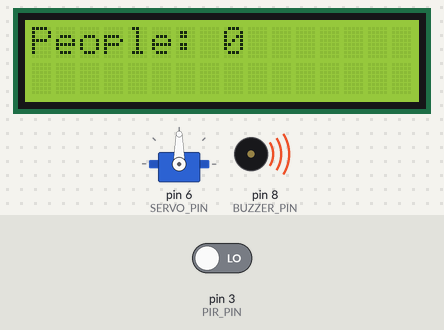
Recording of a sketch running on a simulated Arduino Uno, built with avr-gcc and run on an emulated ATmega328P. Shown: 16×2 character LCD, servo, buzzer (waves = sounding, pin HIGH). The inputs (shaded band) are chosen by the test bench; at power-on: pin 3 (PIR_PIN) LOW. What the sketch prints to the serial monitor is not drawn.

Above: at 3.2 s.
3.3 s: pin 3 (PIR_PIN) driven HIGH
At 35.8 s:
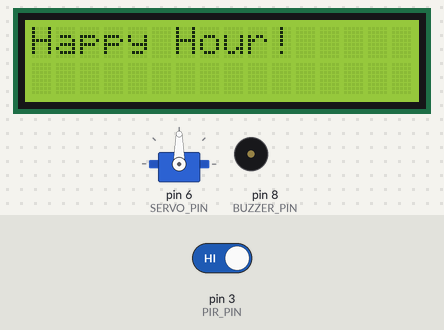
At 36.8 s:
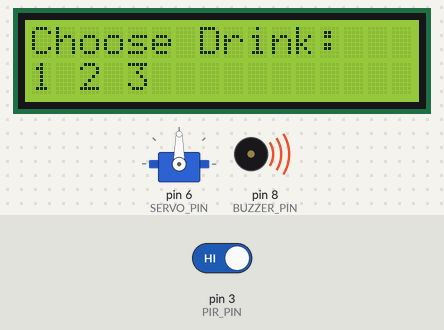
Timing chart, 0 to 37.5 s (numbered marks = the images above; inputs shaded):
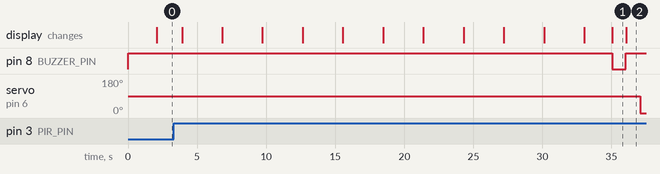

The sketch:

GROUP9__3_.ino
```cpp
#include <Wire.h>
#include <LiquidCrystal_I2C.h>
#include <Servo.h>

// Initialize the LCD with I2C address 0x27 (common for many I2C LCDs)
LiquidCrystal_I2C lcd(0x27, 16, 2);

// Initialize Servo
Servo MG995_Servo;

// Pins
#define PIR_PIN 3         // Pin for PIR sensor (motion detection)
#define BUZZER_PIN 8      // Pin for Buzzer (active buzzer connected to pin 8)
#define BUTTON1_PIN 2     // Pin for Button 1
#define BUTTON2_PIN 4     // Pin for Button 2
#define BUTTON3_PIN 5     // Pin for Button 3
#define SERVO_PIN 6       // Pin for Servo motor

// Global variables
int peopleCount = 0;           // Counter for the number of people detected
bool happyHourActive = false;  // Flag to indicate if Happy Hour is active
bool happyHourCompleted = false; // Flag to ensure Happy Hour only runs once
int pirState = 0;              // Variable to store the state of the PIR sensor

void setup() {
  pinMode(PIR_PIN, INPUT);         // Set PIR_PIN as INPUT to read sensor data
  pinMode(BUZZER_PIN, OUTPUT);     // Set BUZZER_PIN as OUTPUT to control buzzer
  digitalWrite(BUZZER_PIN, HIGH); // Make sure buzzer is off initially (HIGH turns off active buzzer)

  pinMode(BUTTON1_PIN, INPUT_PULLUP); // Set Button pins as input with pull-up resistors
  pinMode(BUTTON2_PIN, INPUT_PULLUP);
  pinMode(BUTTON3_PIN, INPUT_PULLUP);

  // Initialize the LCD display
  lcd.init();          // Initialize the LCD
  lcd.backlight();     // Turn on the backlight of the LCD
  lcd.print("System Ready"); // Display "System Ready"
  delay(2000);         // Wait for 2 seconds
  lcd.clear();         // Clear the LCD display

  // Start Serial Monitor for debugging
  Serial.begin(9600);

  // Initialize the Servo motor
  MG995_Servo.attach(SERVO_PIN); // Attach the Servo to the defined pin
}


void loop() {
  // If Happy Hour has already been completed, exit the loop to prevent re-running it
  if (happyHourCompleted) {
    return;  // Exit the loop, do nothing further
  }

  pirState = digitalRead(PIR_PIN);  // Read the PIR sensor (HIGH means motion detected)

  // Print PIR sensor state to Serial Monitor for debugging
Serial.println("PIR State: ");
Serial.println(pirState);

  // If movement is detected, increment people count and update LCD display
  if (pirState == HIGH) {
    peopleCount++;  // Increase the number of people detected
    Serial.println ("People Count Updated: ");
    Serial.println(peopleCount);  // Print current people count to Serial Monitor
    lcd.clear();  // Clear the LCD
    lcd.print("People: ");  // Display label "People:"
    lcd.print(peopleCount); // Display the current people count
    delay(2000);  // Wait for 2 seconds to avoid multiple detections from the same motion

    // If there are more than 10 people, activate Happy Hour
    if (peopleCount > 10 && !happyHourActive) {
      Serial.println ("Activating Happy Hour...");
      activateHappyHour();  // Call the function to activate Happy Hour
    }
  } else {
    lcd.clear();  // Clear the LCD
    lcd.print("People: ");  // Display label "People:"
    lcd.print(peopleCount); // Display the current people count
  }

  rotate(90);  // Call rotate function to move the servo (separate logic)
}

void activateHappyHour() {
  // Set Happy Hour flag to true to prevent repeated activation
  happyHourActive = true;
  Serial.println("Happy Hour Activated!");
  lcd.clear();  // Clear the LCD
  lcd.print("Happy Hour!");  // Display "Happy Hour" message

  // Start buzzer sound for 1 second to indicate Happy Hour has started
  digitalWrite(BUZZER_PIN, LOW);  // Turn on the buzzer (signal LOW for active buzzer)
  Serial.println ("Buzzer On");
  delay(1000);  // Wait for 1 second (buzzer will sound for this period)
   Serial.println ("setting servo speed");
  digitalWrite(BUZZER_PIN, HIGH);  // Turn off the buzzer after 1 second
  Serial.println ("Buzzer Off");


  // Display the options for the user to choose a drink
  lcd.clear();  // Clear the LCD
  lcd.print("Choose Drink:");  // Display "Choose Drink:"
  lcd.setCursor(0, 1);  // Set cursor to second line
  lcd.print("1 2 3");    // Display the options "1 2 3"

  // Move the servo to indicate the selection process
  MG995_Servo.write(90);  // Move the servo to 90 degrees
  delay(1000);  // Wait for 1 second
  MG995_Servo.write(0);   // Move the servo back to 0 degrees
  delay(1000);  // Wait for 1 second

  // Wait for user selection (via buttons)
  bool choiceMade = false;
  while (!choiceMade) {
    if (digitalRead(BUTTON1_PIN) == LOW) {  // If Button 1 is pressed
    Serial.println("Drink 1 Selected");
      lcd.clear();
      lcd.print("Drink 1 choosen!");  // Display promo for Drink 1
       Serial.println ("stopping servo");
      choiceMade = true;  // Mark that a choice was made
    } else if (digitalRead(BUTTON2_PIN) == LOW) {  // If Button 2 is pressed
     Serial.println("Drink 2 Selected");
      lcd.clear();
      lcd.print("Drink 2 choosen!");  // Display promo for Drink 2
       Serial.println ("stopping servo");
      choiceMade = true;  // Mark that a choice was made
    } else if (digitalRead(BUTTON3_PIN) == LOW) {  // If Button 3 is pressed
    Serial.println("Drink 3 Selected");
      lcd.clear();
      lcd.print("Drink 3 choosen!");  // Display promo for Drink 3
       Serial.println ("stopping servo");
      choiceMade = true;  // Mark that a choice was made
    }
    delay(200);  // Debounce delay to avoid multiple button presses being registered
  }

  // Mark Happy Hour as completed to prevent re-running it
  happyHourCompleted = true;  // Flag to prevent re-running Happy Hour

  // Reset system after selection (no more activation)
  resetSystem();  // Call reset function to reset the system
}

void rotate(int speed) {

  MG995_Servo.write(speed);  // Move the servo to the specified speed/angle
  delay(900);  // Keep the servo rotating for a short time (900 ms)
  MG995_Servo.write(90);  // Return the servo to the neutral position (90 degrees)
}

void resetSystem() {
  // Reset the system, but do not allow Happy Hour to run again
  happyHourActive = false;  // Reset Happy Hour flag to prevent re-entry
  peopleCount = 0;  // Reset people count
  delay(3000);  // Wait for 3 seconds
  lcd.clear();  // Clear the LCD display
  lcd.print("System Ready");  // Display "System Ready"
  delay(2000);  // Wait for 2 seconds
  lcd.clear();  // Clear the LCD display
}
```

Measured:
- after the input at 3.3 s, pin 8 (BUZZER_PIN): HIGH → LOW after 31.7 s, → HIGH 1.0 s later; servo on pin 6 (SERVO_PIN): 90° → 0° after 33.8 s; the display: first changes after 0.61 s (image 1 shows a later state)
- what the display in image 1 shows lasts 1.1 s, from 35.0 s to 36.1 s
